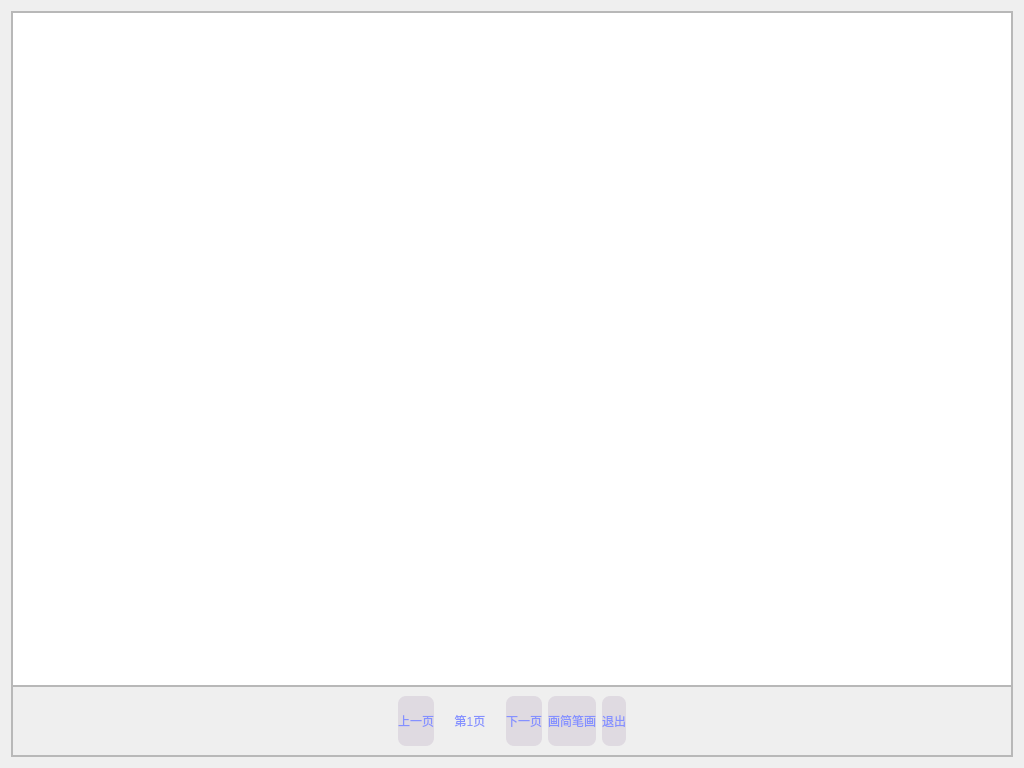
<?xml version="1.0" encoding="UTF-8"?>
<ui version="4.0">
 <class>Picture</class>
 <widget class="QWidget" name="Picture">
  <property name="geometry">
   <rect>
    <x>0</x>
    <y>0</y>
    <width>1024</width>
    <height>768</height>
   </rect>
  </property>
  <property name="windowTitle">
   <string>Form</string>
  </property>
  <layout class="QVBoxLayout" name="verticalLayout" stretch="10">
   <item>
    <widget class="QFrame" name="pic">
     <property name="frameShape">
      <enum>QFrame::StyledPanel</enum>
     </property>
     <property name="frameShadow">
      <enum>QFrame::Raised</enum>
     </property>
     <layout class="QVBoxLayout" name="verticalLayout_2">
      <property name="spacing">
       <number>0</number>
      </property>
      <property name="leftMargin">
       <number>0</number>
      </property>
      <property name="topMargin">
       <number>0</number>
      </property>
      <property name="rightMargin">
       <number>0</number>
      </property>
      <property name="bottomMargin">
       <number>0</number>
      </property>
      <item>
       <widget class="QListWidget" name="listWidget">
        <property name="focusPolicy">
         <enum>Qt::NoFocus</enum>
        </property>
       </widget>
      </item>
      <item>
       <widget class="QFrame" name="button">
        <property name="styleSheet">
         <string notr="true">QPushButton
{
	
	font: 75 24pt &quot;华康娃娃体W5(P)&quot;;
	
	color: rgb(133, 145, 255);
	background-color: rgba(145,111, 155, 43);
	border:none;
	border-radius:8px;
}
QPushButton:pressed
{
	
	background-color: rgba(145,111, 155,83);
	border:none;
	border-radius:8px;
}
QLabel
{
	font: 75 14pt &quot;华康娃娃体W5(P)&quot;;
	color: rgb(133, 145, 255);
}</string>
        </property>
        <property name="frameShape">
         <enum>QFrame::StyledPanel</enum>
        </property>
        <property name="frameShadow">
         <enum>QFrame::Raised</enum>
        </property>
        <layout class="QHBoxLayout" name="horizontalLayout">
         <item>
          <spacer name="horizontalSpacer">
           <property name="orientation">
            <enum>Qt::Horizontal</enum>
           </property>
           <property name="sizeHint" stdset="0">
            <size>
             <width>288</width>
             <height>20</height>
            </size>
           </property>
          </spacer>
         </item>
         <item>
          <widget class="QPushButton" name="next">
           <property name="minimumSize">
            <size>
             <width>0</width>
             <height>50</height>
            </size>
           </property>
           <property name="text">
            <string>上一页</string>
           </property>
          </widget>
         </item>
         <item>
          <widget class="QLabel" name="label">
           <property name="minimumSize">
            <size>
             <width>60</width>
             <height>0</height>
            </size>
           </property>
           <property name="text">
            <string>第1页</string>
           </property>
           <property name="alignment">
            <set>Qt::AlignCenter</set>
           </property>
          </widget>
         </item>
         <item>
          <widget class="QPushButton" name="pre">
           <property name="minimumSize">
            <size>
             <width>0</width>
             <height>50</height>
            </size>
           </property>
           <property name="text">
            <string>下一页</string>
           </property>
          </widget>
         </item>
         <item>
          <widget class="QPushButton" name="pushButton">
           <property name="minimumSize">
            <size>
             <width>0</width>
             <height>50</height>
            </size>
           </property>
           <property name="text">
            <string>画简笔画</string>
           </property>
          </widget>
         </item>
         <item>
          <widget class="QPushButton" name="pushButton_2">
           <property name="minimumSize">
            <size>
             <width>0</width>
             <height>50</height>
            </size>
           </property>
           <property name="text">
            <string>退出</string>
           </property>
          </widget>
         </item>
         <item>
          <spacer name="horizontalSpacer_2">
           <property name="orientation">
            <enum>Qt::Horizontal</enum>
           </property>
           <property name="sizeHint" stdset="0">
            <size>
             <width>287</width>
             <height>20</height>
            </size>
           </property>
          </spacer>
         </item>
        </layout>
       </widget>
      </item>
     </layout>
    </widget>
   </item>
  </layout>
 </widget>
 <resources/>
 <connections/>
</ui>
